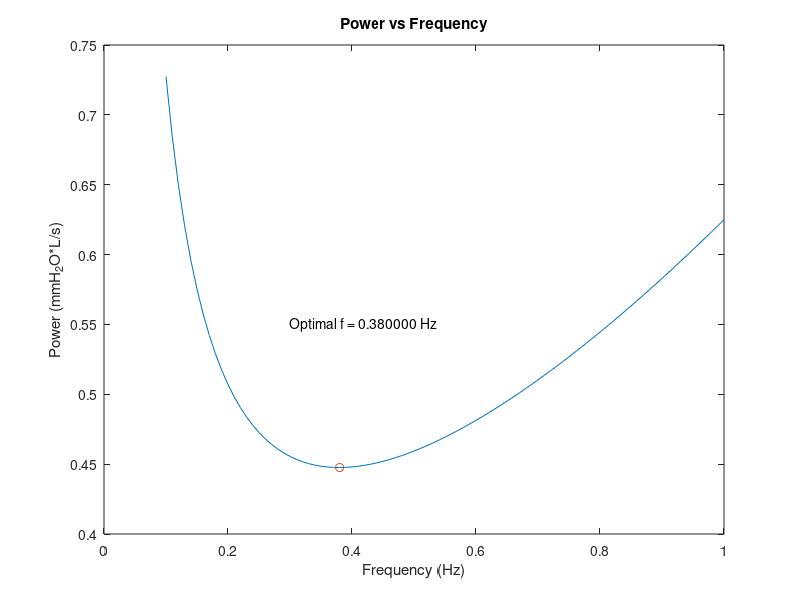

Here is the MATLAB script that generated this plot:
close all; clear; clc;
f = .1:.01:1;
R = 2.5;
C = .1;
Vd = .15;
Va = .1;
Vt = Va./f+Vd;
power = 2*f.^2*R.*Vt.^2+f.*Vt.^2./(2*C);
plot(f,power);
title('Power vs Frequency');
xlabel('Frequency (Hz)');
ylabel('Power (mmH_2O*L/s)');

% find optimal frequency
[y i] = min(power);
text(.3,.55,sprintf('Optimal f = %f Hz',f(i)));
hold on;
plot(f(i),y,'o');
